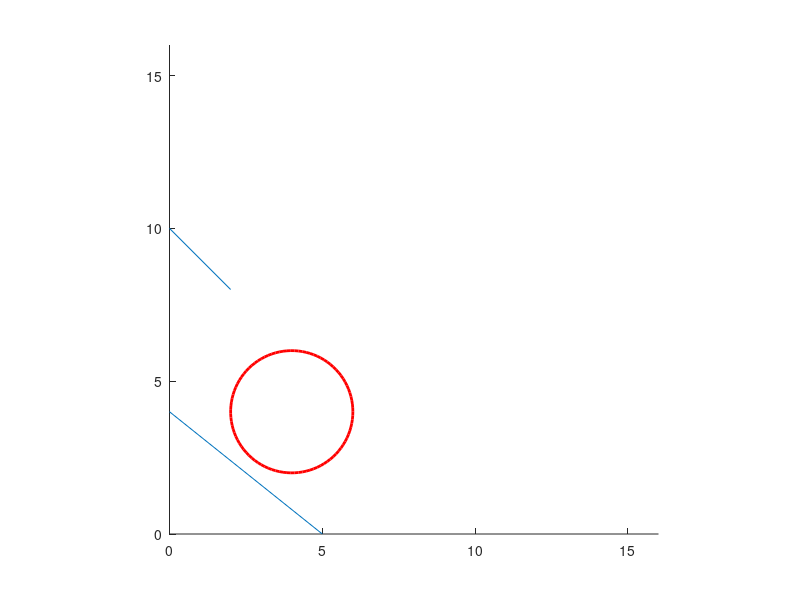

MATLAB code to generate this figure: (Note: this script raises an error after producing the figure.)
%% make a frame
    xlim([0  16]);
    ylim([0  16]);
     axis square
     

%% put a circle in there
    viscircles([4,4],2);
    
%% define the points
x1 = 0;
x2 = 2;
y1 = 0;
y2 = 2;
P1=[x1;y1];
P2 = [x2;y2];
c1 = 4;
c2 = 4;
C = [c1;c2];
r =  2;

% line([x1,x2],[y1,y2]);

%% found three lines
line([5,0],[0,4]);

% line([6,0],[0,6]);
% line([0,2],[10,8]);

x =[5,0,6,0,0,2];
y =[0,4,0,6,10,8];
%  line([x(3),x(4)],[y(3),y(4)])
line([x(5),x(6)],[y(5),y(6)])

p1 = [x(5);y(5)];
p2 = [x(6);y(6)]
c =  [4;4;];

[I1,I2] = findIntersection(p1,p2,c,r)

p1c = c - p1;

%% intersection
function [I1,I2]= findIntersection(P1,P2,C,r)
    I1 = [];
    I2= [];
   A = P1-C;
   B = P2-P1;
   d2 = dot(B,B);
   t = (r^2-dot(A,A))*d2+dot(A,B)^2;
   if t < 0, error("no intersection") ,end
   Q = P1-dot(A,B)/d2*B;
   t2 = sqrt(t)/d2*B;
   I1 = Q + t2
   I2 = Q - t2
end
  




